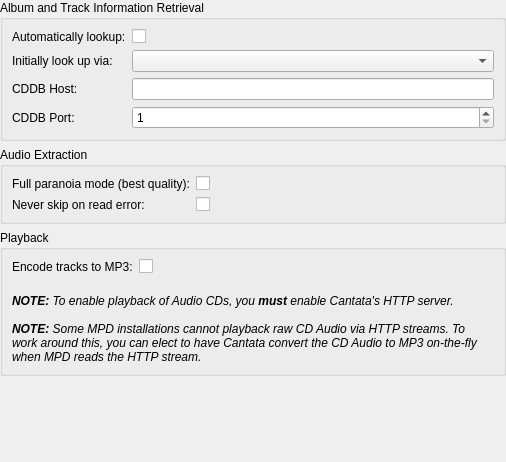
<?xml version="1.0" encoding="UTF-8"?>
<ui version="4.0">
 <class>AudioCdSettings</class>
 <widget class="QWidget" name="AudioCdSettings">
  <property name="geometry">
   <rect>
    <x>0</x>
    <y>0</y>
    <width>506</width>
    <height>462</height>
   </rect>
  </property>
  <layout class="QVBoxLayout" name="verticalLayout">
   <property name="margin">
    <number>0</number>
   </property>
   <item>
    <widget class="QGroupBox" name="groupBox">
     <property name="title">
      <string>Album and Track Information Retrieval</string>
     </property>
     <layout class="QFormLayout" name="formLayout">
      <item row="0" column="0">
       <widget class="BuddyLabel" name="label_3">
        <property name="text">
         <string>Automatically lookup:</string>
        </property>
        <property name="buddy">
         <cstring>cdAuto</cstring>
        </property>
       </widget>
      </item>
      <item row="0" column="1">
       <widget class="OnOffButton" name="cdAuto"/>
      </item>
      <item row="1" column="0">
       <widget class="BuddyLabel" name="cdLookupLabel">
        <property name="text">
         <string>Initially look up via:</string>
        </property>
        <property name="buddy">
         <cstring>cdAuto</cstring>
        </property>
       </widget>
      </item>
      <item row="1" column="1">
       <widget class="QComboBox" name="cdLookup"/>
      </item>
      <item row="2" column="0">
       <widget class="BuddyLabel" name="cddbHostLabel">
        <property name="text">
         <string>CDDB Host:</string>
        </property>
        <property name="buddy">
         <cstring>cddbHost</cstring>
        </property>
       </widget>
      </item>
      <item row="2" column="1">
       <widget class="LineEdit" name="cddbHost"/>
      </item>
      <item row="3" column="0">
       <widget class="BuddyLabel" name="cddbPortLabel">
        <property name="text">
         <string>CDDB Port:</string>
        </property>
        <property name="buddy">
         <cstring>cddbPort</cstring>
        </property>
       </widget>
      </item>
      <item row="3" column="1">
       <widget class="SpinBox" name="cddbPort">
        <property name="minimum">
         <number>1</number>
        </property>
        <property name="maximum">
         <number>65535</number>
        </property>
       </widget>
      </item>
     </layout>
    </widget>
   </item>
   <item>
    <widget class="QGroupBox" name="groupBox_2">
     <property name="title">
      <string>Audio Extraction</string>
     </property>
     <layout class="QFormLayout" name="formLayout_2">
      <item row="0" column="0">
       <widget class="BuddyLabel" name="label_4">
        <property name="text">
         <string>Full paranoia mode (best quality):</string>
        </property>
        <property name="buddy">
         <cstring>paranoiaFull</cstring>
        </property>
       </widget>
      </item>
      <item row="0" column="1">
       <widget class="OnOffButton" name="paranoiaFull"/>
      </item>
      <item row="1" column="0">
       <widget class="BuddyLabel" name="label_5">
        <property name="text">
         <string>Never skip on read error:</string>
        </property>
        <property name="buddy">
         <cstring>paranoiaNeverSkip</cstring>
        </property>
       </widget>
      </item>
      <item row="1" column="1">
       <widget class="OnOffButton" name="paranoiaNeverSkip"/>
      </item>
     </layout>
    </widget>
   </item>
   <item>
    <widget class="QGroupBox" name="playbackOptions">
     <property name="title">
      <string>Playback</string>
     </property>
     <layout class="QFormLayout" name="formLayout_3">
      <item row="0" column="0">
       <widget class="BuddyLabel" name="label">
        <property name="text">
         <string>Encode tracks to MP3:</string>
        </property>
        <property name="buddy">
         <cstring>cdEncode</cstring>
        </property>
       </widget>
      </item>
      <item row="0" column="1">
       <widget class="OnOffButton" name="cdEncode"/>
      </item>
      <item row="2" column="0" colspan="2">
       <widget class="QLabel" name="label_2">
        <property name="text">
         <string>&lt;i&gt;
&lt;b&gt;NOTE:&lt;/b&gt; To enable playback of Audio CDs, you &lt;b&gt;must&lt;/b&gt; enable Cantata's HTTP server.
&lt;br/&gt;
&lt;br/&gt;
&lt;b&gt;NOTE:&lt;/b&gt; Some MPD installations cannot playback raw CD Audio via HTTP streams. To work around this, you can elect to have Cantata convert the CD Audio to MP3 on-the-fly when MPD reads the HTTP stream.
&lt;/i&gt;</string>
        </property>
        <property name="wordWrap">
         <bool>true</bool>
        </property>
       </widget>
      </item>
      <item row="1" column="0">
       <spacer name="verticalSpacer_2">
        <property name="orientation">
         <enum>Qt::Vertical</enum>
        </property>
        <property name="sizeType">
         <enum>QSizePolicy::Fixed</enum>
        </property>
        <property name="sizeHint" stdset="0">
         <size>
          <width>1</width>
          <height>8</height>
         </size>
        </property>
       </spacer>
      </item>
     </layout>
    </widget>
   </item>
   <item>
    <spacer name="verticalSpacer">
     <property name="orientation">
      <enum>Qt::Vertical</enum>
     </property>
     <property name="sizeHint" stdset="0">
      <size>
       <width>20</width>
       <height>3</height>
      </size>
     </property>
    </spacer>
   </item>
  </layout>
 </widget>
 <customwidgets>
  <customwidget>
   <class>BuddyLabel</class>
   <extends>QLabel</extends>
   <header>buddylabel.h</header>
  </customwidget>
  <customwidget>
   <class>LineEdit</class>
   <extends>QLineEdit</extends>
   <header>lineedit.h</header>
  </customwidget>
  <customwidget>
   <class>OnOffButton</class>
   <extends>QCheckBox</extends>
   <header>onoffbutton.h</header>
  </customwidget>
  <customwidget>
   <class>SpinBox</class>
   <extends>QSpinBox</extends>
   <header>spinbox.h</header>
  </customwidget>
 </customwidgets>
 <tabstops>
  <tabstop>cdAuto</tabstop>
  <tabstop>cddbHost</tabstop>
  <tabstop>cddbPort</tabstop>
  <tabstop>paranoiaFull</tabstop>
  <tabstop>paranoiaNeverSkip</tabstop>
 </tabstops>
 <resources/>
 <connections/>
</ui>
